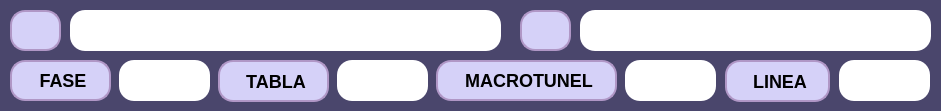
       <widget class="QWidget" name="widget_12" native="true">
        <property name="geometry">
         <rect>
          <x>20</x>
          <y>60</y>
          <width>941</width>
          <height>111</height>
         </rect>
        </property>
        <property name="styleSheet">
         <string notr="true">background-color: rgb(74, 70, 108);
border-radius: 10px; </string>
        </property>
        <widget class="QLabel" name="NombreDatosCosechaText_Lbl">
         <property name="geometry">
          <rect>
           <x>70</x>
           <y>10</y>
           <width>431</width>
           <height>41</height>
          </rect>
         </property>
         <property name="styleSheet">
          <string notr="true">QLabel {
    background-color: white;
    color: black;
    border-radius: 15px;
    padding: 10px;
	font-family: &quot;Segoe UI Semibold&quot;, &quot;Arial&quot;, sans-serif;
    font-size: 18px;
    font-weight: 660;
}
</string>
         </property>
         <property name="text">
          <string/>
         </property>
        </widget>
        <widget class="QPushButton" name="pushButton_2">
         <property name="geometry">
          <rect>
           <x>10</x>
           <y>10</y>
           <width>51</width>
           <height>41</height>
          </rect>
         </property>
         <property name="styleSheet">
          <string notr="true">    background-color: rgb(213, 209, 248);
    color: black;
    border-radius: 15px;
    padding: 10px;
	font-family: &quot;Segoe UI Semibold&quot;, &quot;Arial&quot;, sans-serif;
    font-size: 18px;
    font-weight: 660;
border: 2px solid white;
        border-color: rgb(176, 151, 198);</string>
         </property>
         <property name="text">
          <string/>
         </property>
         <property name="icon">
          <iconset resource="../resources/resources.qrc">
           <normaloff>:/images/iconos/botones/userHatB.svg</normaloff>:/images/iconos/botones/userHatB.svg</iconset>
         </property>
         <property name="iconSize">
          <size>
           <width>42</width>
           <height>42</height>
          </size>
         </property>
        </widget>
        <widget class="QPushButton" name="pushButton_5">
         <property name="geometry">
          <rect>
           <x>520</x>
           <y>10</y>
           <width>51</width>
           <height>41</height>
          </rect>
         </property>
         <property name="styleSheet">
          <string notr="true">    background-color: rgb(213, 209, 248);
    color: black;
    border-radius: 15px;
    padding: 10px;
	font-family: &quot;Segoe UI Semibold&quot;, &quot;Arial&quot;, sans-serif;
    font-size: 18px;
    font-weight: 660;
border: 2px solid white;
        border-color: rgb(176, 151, 198);</string>
         </property>
         <property name="text">
          <string/>
         </property>
         <property name="icon">
          <iconset resource="../resources/resources.qrc">
           <normaloff>:/images/iconos/etiquetas/pickup_truckB.svg</normaloff>:/images/iconos/etiquetas/pickup_truckB.svg</iconset>
         </property>
         <property name="iconSize">
          <size>
           <width>42</width>
           <height>42</height>
          </size>
         </property>
        </widget>
        <widget class="QLabel" name="CuadrillaDatosCosechaText_Lbl">
         <property name="geometry">
          <rect>
           <x>580</x>
           <y>10</y>
           <width>351</width>
           <height>41</height>
          </rect>
         </property>
         <property name="styleSheet">
          <string notr="true">QLabel {
    background-color: white;
    color: black;
    border-radius: 15px;
    padding: 10px;
	font-family: &quot;Segoe UI Semibold&quot;, &quot;Arial&quot;, sans-serif;
    font-size: 18px;
    font-weight: 660;
}
</string>
         </property>
         <property name="text">
          <string/>
         </property>
        </widget>
        <widget class="QToolButton" name="TablaDatosCosecha_Lbl">
         <property name="geometry">
          <rect>
           <x>218</x>
           <y>60</y>
           <width>111</width>
           <height>42</height>
          </rect>
         </property>
         <property name="layoutDirection">
          <enum>Qt::LeftToRight</enum>
         </property>
         <property name="styleSheet">
          <string notr="true">background-color: rgb(213, 209, 248);
color: black;
border-radius: 15px;
font-family: &quot;Segoe UI Semibold&quot;, &quot;Arial&quot;, sans-serif;
font-size: 18px;
font-weight: 660;
padding: 3px;
border: 2px solid white;
border-color: rgb(176, 151, 198);
</string>
         </property>
         <property name="text">
          <string> TABLA</string>
         </property>
         <property name="icon">
          <iconset resource="../resources/resources.qrc">
           <normaloff>:/images/iconos/etiquetas/tabla_greenhouse.svg</normaloff>:/images/iconos/etiquetas/tabla_greenhouse.svg</iconset>
         </property>
         <property name="iconSize">
          <size>
           <width>40</width>
           <height>40</height>
          </size>
         </property>
         <property name="toolButtonStyle">
          <enum>Qt::ToolButtonTextBesideIcon</enum>
         </property>
         <property name="autoRaise">
          <bool>false</bool>
         </property>
        </widget>
        <widget class="QLabel" name="TablaDatosCosechaText_Lbl">
         <property name="geometry">
          <rect>
           <x>337</x>
           <y>60</y>
           <width>91</width>
           <height>41</height>
          </rect>
         </property>
         <property name="styleSheet">
          <string notr="true">QLabel {
    background-color: white;
    color: black;
    border-radius: 15px;
    padding: 10px;
	font-family: &quot;Segoe UI Semibold&quot;, &quot;Arial&quot;, sans-serif;
    font-size: 18px;
    font-weight: 660;
}
</string>
         </property>
         <property name="text">
          <string/>
         </property>
        </widget>
        <widget class="QLabel" name="MacrotunelDatosCosechaText_Lbl">
         <property name="geometry">
          <rect>
           <x>625</x>
           <y>60</y>
           <width>91</width>
           <height>41</height>
          </rect>
         </property>
         <property name="styleSheet">
          <string notr="true">QLabel {
    background-color: white;
    color: black;
    border-radius: 15px;
    padding: 10px;
	font-family: &quot;Segoe UI Semibold&quot;, &quot;Arial&quot;, sans-serif;
    font-size: 18px;
    font-weight: 660;
}
</string>
         </property>
         <property name="text">
          <string/>
         </property>
        </widget>
        <widget class="QToolButton" name="MacrotunelDatosCosecha_Lbl">
         <property name="geometry">
          <rect>
           <x>436</x>
           <y>60</y>
           <width>181</width>
           <height>41</height>
          </rect>
         </property>
         <property name="styleSheet">
          <string notr="true">background-color: rgb(213, 209, 248);
color: black;
border-radius: 15px;
font-family: &quot;Segoe UI Semibold&quot;, &quot;Arial&quot;, sans-serif;
font-size: 18px;
font-weight: 660;
padding: 3px;
border: 2px solid white;
border-color: rgb(176, 151, 198);
</string>
         </property>
         <property name="text">
          <string> MACROTUNEL</string>
         </property>
         <property name="icon">
          <iconset resource="../resources/resources.qrc">
           <normaloff>:/images/iconos/etiquetas/macrotunel_svgB.svg</normaloff>:/images/iconos/etiquetas/macrotunel_svgB.svg</iconset>
         </property>
         <property name="iconSize">
          <size>
           <width>42</width>
           <height>42</height>
          </size>
         </property>
         <property name="toolButtonStyle">
          <enum>Qt::ToolButtonTextBesideIcon</enum>
         </property>
        </widget>
        <widget class="QToolButton" name="TablaDatosCosecha_Lbl_6">
         <property name="geometry">
          <rect>
           <x>10</x>
           <y>60</y>
           <width>101</width>
           <height>41</height>
          </rect>
         </property>
         <property name="layoutDirection">
          <enum>Qt::LeftToRight</enum>
         </property>
         <property name="styleSheet">
          <string notr="true">background-color: rgb(213, 209, 248);
color: black;
border-radius: 15px;
font-family: &quot;Segoe UI Semibold&quot;, &quot;Arial&quot;, sans-serif;
font-size: 18px;
font-weight: 660;
padding: 3px;
border: 2px solid white;
border-color: rgb(176, 151, 198);

</string>
         </property>
         <property name="text">
          <string> FASE</string>
         </property>
         <property name="icon">
          <iconset resource="../resources/resources.qrc">
           <normaloff>:/images/iconos/botones/fase_2.png</normaloff>:/images/iconos/botones/fase_2.png</iconset>
         </property>
         <property name="iconSize">
          <size>
           <width>62</width>
           <height>62</height>
          </size>
         </property>
         <property name="toolButtonStyle">
          <enum>Qt::ToolButtonTextBesideIcon</enum>
         </property>
         <property name="autoRaise">
          <bool>false</bool>
         </property>
        </widget>
        <widget class="QToolButton" name="TablaDatosCosecha_Lbl_7">
         <property name="geometry">
          <rect>
           <x>725</x>
           <y>60</y>
           <width>105</width>
           <height>42</height>
          </rect>
         </property>
         <property name="layoutDirection">
          <enum>Qt::LeftToRight</enum>
         </property>
         <property name="styleSheet">
          <string notr="true">background-color: rgb(213, 209, 248);
color: black;
border-radius: 15px;
font-family: &quot;Segoe UI Semibold&quot;, &quot;Arial&quot;, sans-serif;
font-size: 18px;
font-weight: 660;
padding: 3px;
border: 2px solid white;
border-color: rgb(176, 151, 198);
</string>
         </property>
         <property name="text">
          <string> LINEA</string>
         </property>
         <property name="icon">
          <iconset resource="../resources/resources.qrc">
           <normaloff>:/images/iconos/botones/berries.png</normaloff>:/images/iconos/botones/berries.png</iconset>
         </property>
         <property name="iconSize">
          <size>
           <width>62</width>
           <height>62</height>
          </size>
         </property>
         <property name="toolButtonStyle">
          <enum>Qt::ToolButtonTextBesideIcon</enum>
         </property>
         <property name="autoRaise">
          <bool>false</bool>
         </property>
        </widget>
        <widget class="QLabel" name="FaseDatosCosechaText_Lbl">
         <property name="geometry">
          <rect>
           <x>119</x>
           <y>60</y>
           <width>91</width>
           <height>41</height>
          </rect>
         </property>
         <property name="styleSheet">
          <string notr="true">QLabel {
    background-color: white;
    color: black;
    border-radius: 15px;
    padding: 10px;
	font-family: &quot;Segoe UI Semibold&quot;, &quot;Arial&quot;, sans-serif;
    font-size: 18px;
    font-weight: 660;
}
</string>
         </property>
         <property name="text">
          <string/>
         </property>
        </widget>
        <widget class="QLabel" name="LineaDatosCosechaText_Lbl">
         <property name="geometry">
          <rect>
           <x>839</x>
           <y>60</y>
           <width>91</width>
           <height>41</height>
          </rect>
         </property>
         <property name="styleSheet">
          <string notr="true">QLabel {
    background-color: white;
    color: black;
    border-radius: 15px;
    padding: 10px;
	font-family: &quot;Segoe UI Semibold&quot;, &quot;Arial&quot;, sans-serif;
    font-size: 18px;
    font-weight: 660;
}
</string>
         </property>
         <property name="text">
          <string/>
         </property>
        </widget>
       </widget>
